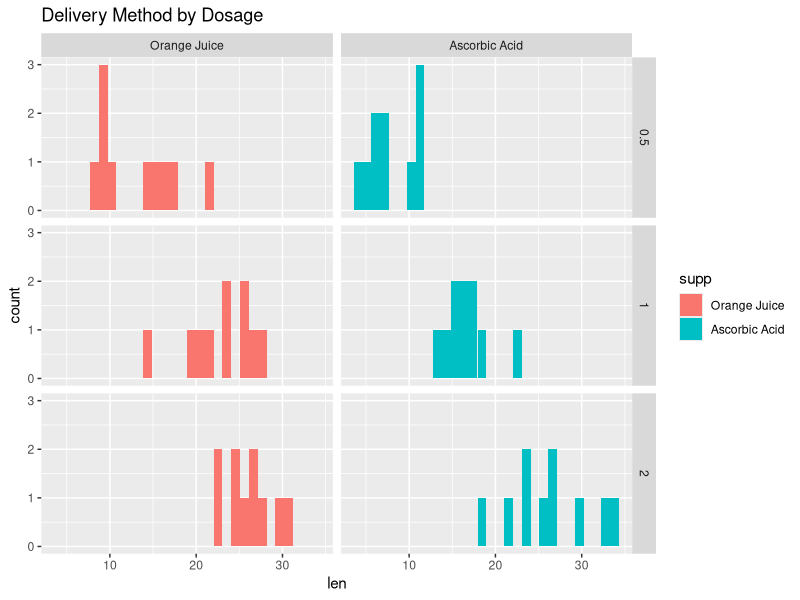

Here is the R script that generated this plot:
## ---- chunk 1
library(dplyr)
library(ggplot2)
data(ToothGrowth)
ToothGrowthMeans <- ToothGrowth %>% group_by( supp) %>% summarize( totals = sum( n() ), lenMean = mean(len) )
ToothGrowthMeans
## ---- chunk 2
ToothGrowth$supp <- ifelse( ToothGrowth$supp == 'OJ', 1, 2)
ToothGrowth$supp = factor( ToothGrowth$supp, levels = c( 1, 2), labels = c('Orange Juice', 'Ascorbic Acid') )
ggplot( ToothGrowth, aes( x = len, fill = supp) ) + geom_histogram() + facet_grid( dose ~ supp) + ggtitle("Delivery Method by Dosage")
## ---- chunk 3
oj <- ToothGrowth %>% filter( supp == 'Orange Juice' )
vc <- ToothGrowth %>% filter( supp == 'Ascorbic Acid' )
t.test(oj$len, vc$len, paired = F)
## ---- chunk 4
lowdose <- ToothGrowth %>% filter( dose == 0.5)
highdose <- ToothGrowth %>% filter( dose == 2)
t.test( lowdose$len, highdose$len, paired = F)
